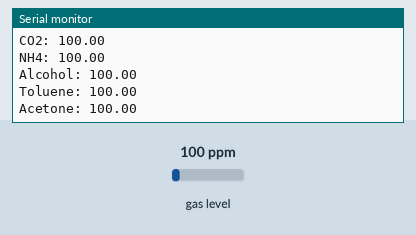
A sketch run on a simulated ESP32. Shown: the last lines printed to the serial monitor. The inputs (shaded band) are chosen by the test bench; at power-on: gas level 100 ppm. WiFi joins after 1.5 s; servers stay silent unless stated.

Above: at 2.7 s.
2.8 s: gas level set to 20 ppm
At 4.1 s:
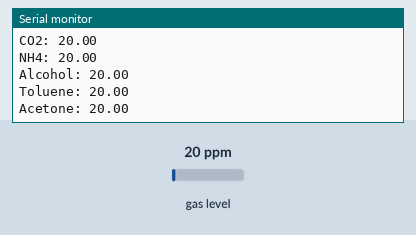
4.3 s: gas level set to 250 ppm
At 5.0 s:
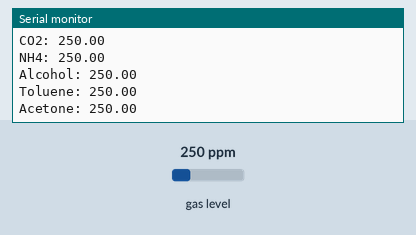
Timing chart, 0 to 7.3 s (numbered marks = the images above; inputs shaded):
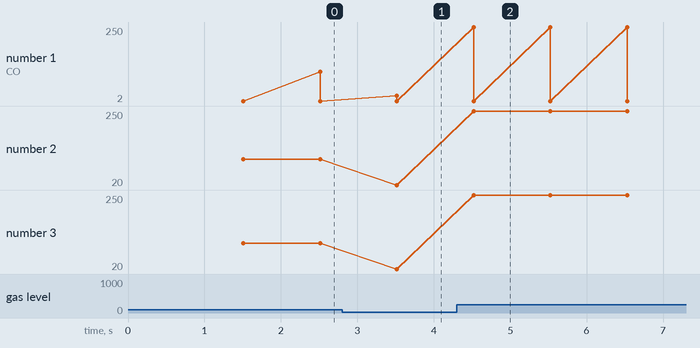

The sketch:

MQ135.ino
```cpp
//Include the library
#include <WiFi.h>
#include <MQUnifiedsensor.h>

// ESP32 Hostname
String hostname = "ESP32.MQ135";

// Network Credentials
const char* ssid = "wifi-ssid";
const char* pass = "wifi-psk";

//Definitions
#define placa "ESP-32"

// Voltage 5v
#define Voltage_Resolution 5

// Analog input Pin of your board
#define pin 34

//MQ135
#define type "MQ-135"

// For Arduino UNO/MEGA/NANO
#define ADC_Bit_Resolution 10

//RS / R0 = 3.6 ppm
#define RatioMQ135CleanAir 3.6

//Declare Sensor
MQUnifiedsensor MQ135(placa, Voltage_Resolution, ADC_Bit_Resolution, pin, type);

void setup()
{
  Serial.begin(115200);
  if(Serial) Serial.println("Serial is open");

  WiFi.begin(ssid, pass);

  Serial.print("Connecting");
  while (WiFi.status() != WL_CONNECTED) {
    delay(500);
    Serial.print(".");
  }
  Serial.println();

  Serial.print("Connected, IP address: ");
  Serial.println(WiFi.localIP());

  //Set math model to calculate the PPM concentration and the value of constants
  MQ135.setRegressionMethod(1); //_PPM =  a*ratio^b

  //Init Sensor
  MQ135.init();

  // In this routine the sensor will measure the resistance of the sensor supposing before was pre-heated
  // and now is on clean air (Calibration conditions), and it will setup R0 value.
  // We recomend execute this routine only on setup or on the laboratory and save on the eeprom of your arduino
  // This routine not need to execute to every restart, you can load your R0 if you know the value
  // Verbose PreHeat
  Serial.print("Calibrating ...");

  //MQ CAlibration
  float calcR0 = 0;
  for(int i = 1; i<=10; i ++){

  // Update data, the arduino will be read the voltage on the analog pin
  MQ135.update();
  calcR0 += MQ135.calibrate(RatioMQ135CleanAir);
  MQ135.setR0(calcR0/10);

  // End Calibration
  }

  // Verobose Done
  Serial.print("Calibration Done.");

  if(isinf(calcR0)) {
    Serial.println("Warning: Conection Issue Founded, R0 is infite : Open Circuit Detected"); while(1);
    }
  if(calcR0 == 0){
    Serial.println("Warning: Conection Issue Founded, R0 is zero : Analog Pin Short Circuit Ground"); while(1);
    }

  // Debug Mode
  //MQ135.serialDebug(false);
}

void loop()
{
  // Update data, the esp will be read the voltage on the analog pin
  MQ135.update();

  // Configurate PPM ecuation CO concentration
  MQ135.setA(605.18); MQ135.setB(-3.937);
  float CO = MQ135.readSensor();

  // Configurate PPM ecuation CO2 concentration
  MQ135.setA(110.47); MQ135.setB(-2.862);
  float CO2 = MQ135.readSensor();

  // Configurate PPM ecuation Alcohol concentration
  MQ135.setA(77.255); MQ135.setB(-3.18);
  float Alcohol = MQ135.readSensor();

  // Configurate PPM ecuation Toluene concentration
  MQ135.setA(44.947); MQ135.setB(-3.445);
  float Toluene = MQ135.readSensor();

  // Configurate PPM ecuation NH4 concentration
  MQ135.setA(102.2); MQ135.setB(-2.473);
  float NH4 = MQ135.readSensor();

  // Configurate PPM ecuation Acetone concentration
  MQ135.setA(34.668); MQ135.setB(-3.369);
  float Acetone = MQ135.readSensor();

  Serial.print("CO: ");
  Serial.println(CO);

  Serial.print("CO2: ");
  Serial.println(CO2);

  Serial.print("NH4: ");
  Serial.println(NH4);

  Serial.print("Alcohol: ");
  Serial.println(Alcohol);

  Serial.print("Toluene: ");
  Serial.println(Toluene);

  Serial.print("Acetone: ");
  Serial.println(Acetone);

  //Sampling frequency 1000
  delay(1000);
}
```

Measured:
- after the input at 2.8 s, the serial monitor: prints a new line after 0.72 s (image 1)
- after the input at 4.3 s, the serial monitor: prints a new line after 0.22 s (image 2)
- plotted number 2: 100 → 20 after the input at 2.8 s, 20 → 250 after the input at 4.3 s
- plotted number 3: 100 → 20 after the input at 2.8 s, 20 → 250 after the input at 4.3 s
